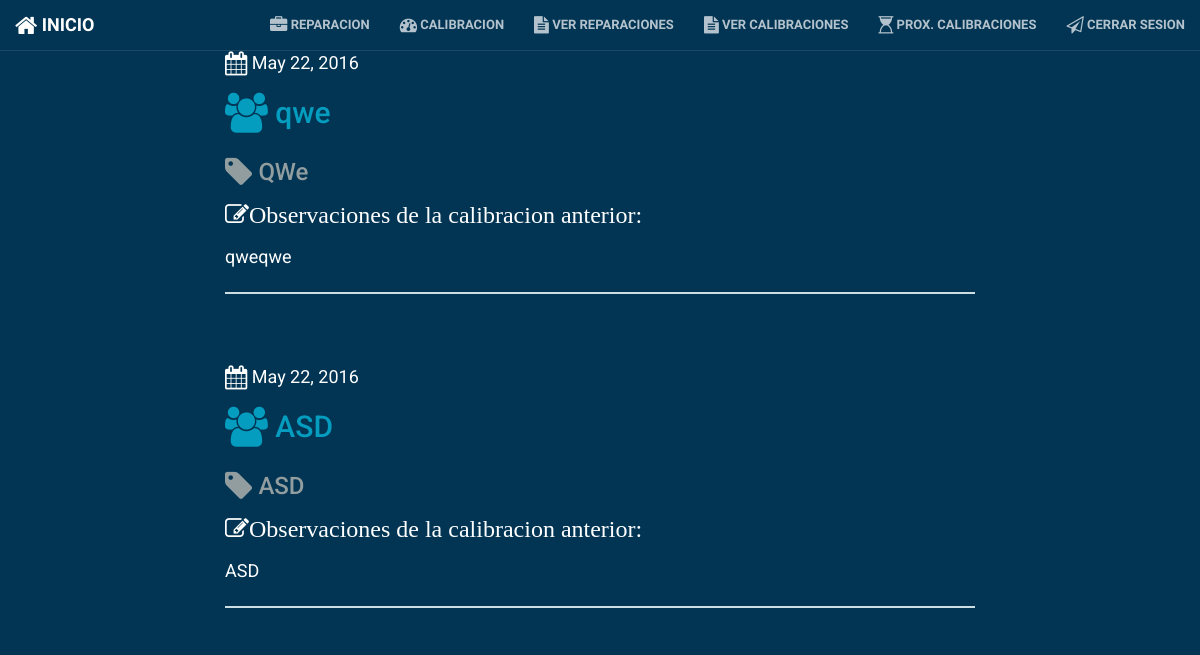
The app's page /calibration_pending/ (signed in), older data.
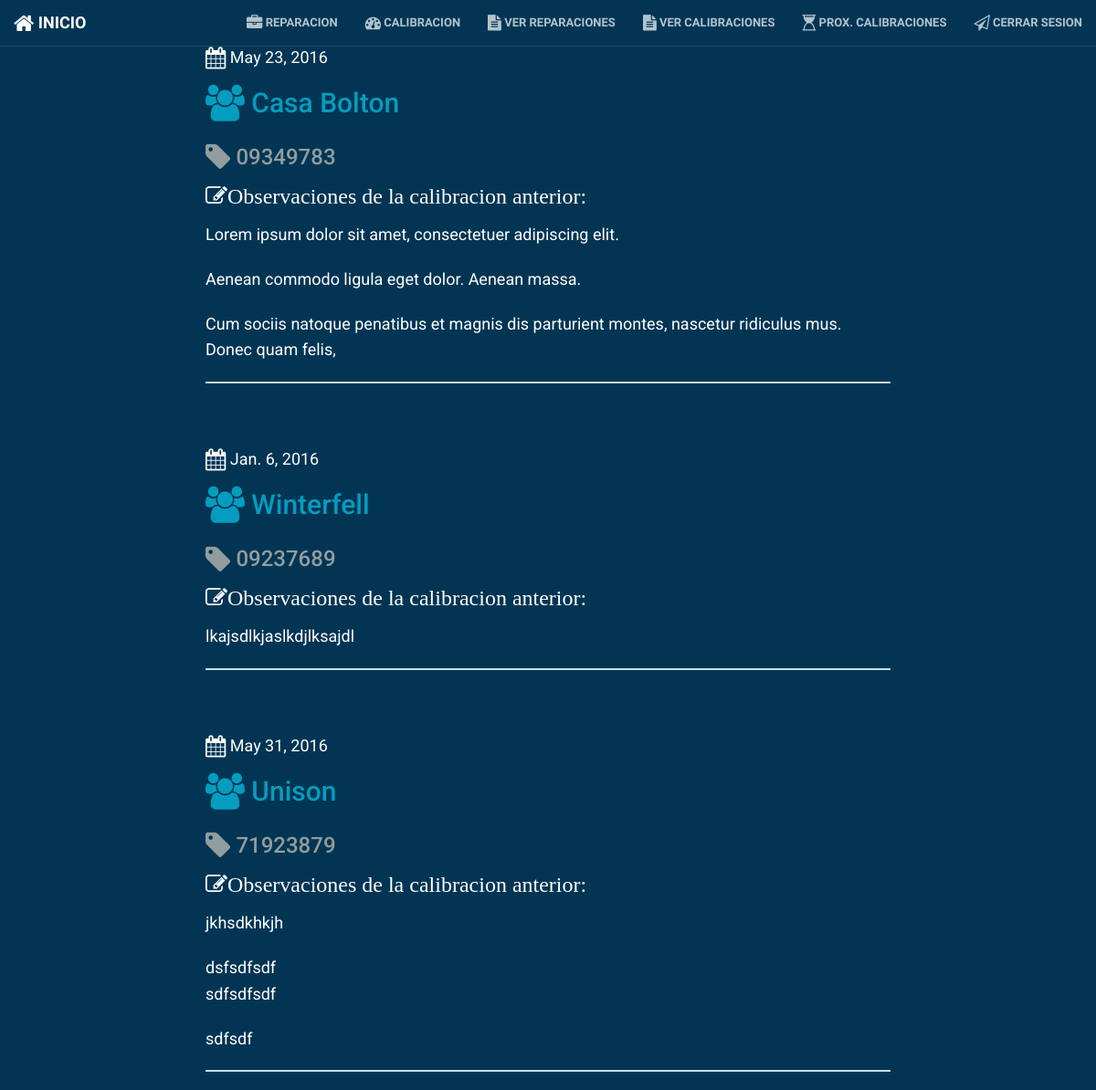
The same page, newer data.
### reportes/models.py (models this page shows, shortened)
class Calibracion(models.Model):
	fecha = models.DateField('Fecha', default=timezone.now)
	cliente = models.CharField('Cliente', max_length=50, null=True)
	sigCalibracion = models.DateField('Siguiente Calibracion', default=six_months_from_now)
	numeroSerie = models.CharField('Numero de Serie', max_length=36)
	nombreTecnico = models.CharField('Tecnico responsable', max_length=80,choices=tecnicos, blank=False, default=tecnicos)
	nombreEncargado = models.CharField('Encargado del area', max_length=80)
	observaciones = models.TextField('Observaciones', blank=True, null=True)
	costo = models.DecimalField('Costo (MXN)', max_digits=8, decimal_places=2)
	class Meta:
		verbose_name = "Calibracion"
		verbose_name_plural = "Calibraciones"

### reportes/views.py (the view)
# urls.py: url(r'^calibration_pending/$', views.calibration_pending, name='calibration_pending'),
def calibration_pending(request):
    calibraciones = Calibracion.objects.filter(fecha__lte=timezone.now()).order_by('fecha')
    return render(request, 'reportes/calibration_pending.html', {'calibraciones': calibraciones})

### reportes/templates/reportes/calibration_pending.html
{% extends "reportes/base.html" %}
{% block content %}
{% if user.is_authenticated %}
    {% for calibracion in calibraciones %}
        <div class="reporte">
            <div class="date"><i class="fa fa-calendar fa-lg"></i>
                {{ calibracion.sigCalibracion }}
            </div>
            <h2><a href="{% url "reportes.views.calibration_detail" pk=calibracion.pk %}"><i class="fa fa-users fa-lg"></i> {{ calibracion.cliente }}</a></h2>
            <h3 class="nserie"><i class="fa fa-tag fa-lg"></i> {{ calibracion.numeroSerie }}</h3>
            <p class="observaciones"><i class="fa fa-pencil-square-o fa-lg">Observaciones de la calibracion anterior: </i>{{ calibracion.observaciones|linebreaks }}</p>
        </div>
        <hr>
    {% endfor %}
{% endif %}
{% endblock content %}

Row changes from the older to the newer data that the page shows:
removed Calibracion: sigCalibracion "May 22, 2016", cliente "qwe", numeroSerie "QWe", observaciones "qweqwe"
removed Calibracion: sigCalibracion "May 22, 2016", cliente "ASD", numeroSerie "ASD", observaciones "ASD"
added Calibracion: sigCalibracion "May 23, 2016", cliente "Casa Bolton", numeroSerie "09349783", observaciones "Lorem ipsum dolor sit amet, consectetuer adipiscing elit. Aenean commodo ligula eget dolor. Aenean massa. Cum sociis natoque penatibus et magnis dis parturient montes, nascetur ridiculus mus. Donec quam felis,"
added Calibracion: sigCalibracion "Jan. 6, 2016", cliente "Winterfell", numeroSerie "09237689", observaciones "lkajsdlkjaslkdjlksajdl"
added Calibracion: sigCalibracion "May 31, 2016", cliente "Unison", numeroSerie "71923879", observaciones "jkhsdkhkjh dsfsdfsdf sdfsdfsdf sdfsdf"
